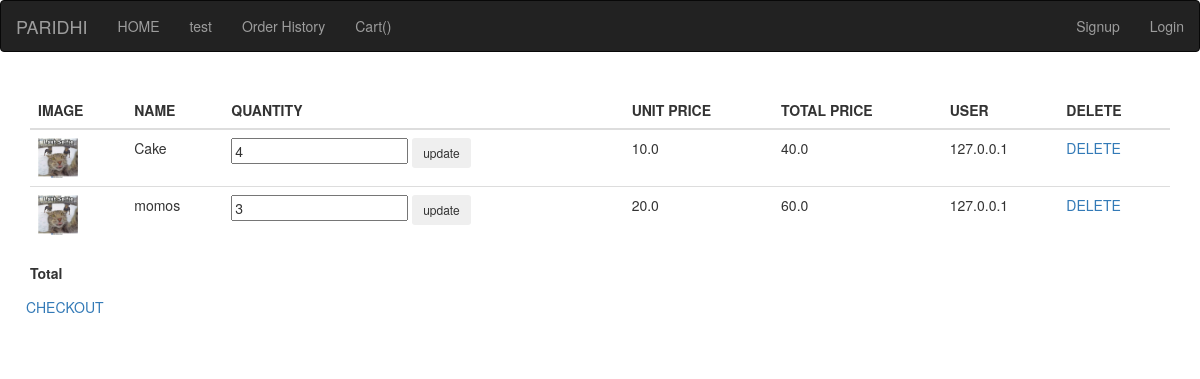
The page /cart on the database its author committed.
### FoodApp/models.py (models this page shows, shortened)
class Cart(models.Model):
    pid = models.IntegerField()
    name = models.CharField(max_length=30)
    quantity = models.IntegerField()
    price = models.FloatField()
    total = models.FloatField()
    user = models.CharField(max_length=30)
    pic = models.CharField(max_length=30)

### FoodApp/views.py (the view)
# urls.py: path('cart',views.viewcart,name='cart'),
def viewcart(request):
    cart = Cart.objects.all()
    c_t = CartTotal.objects.all()
    user = request.user
    ip = request.META['REMOTE_ADDR']
    if request.user.is_anonymous:
        user = ip
    cart = Cart.objects.filter(user=user)
    c_t = CartTotal.objects.filter(user=user)
    return render(request, 'FoodApp/cart.html', {'cart': cart, 'c_total': c_t})

### templates/FoodApp/cart.html (shortened to what this page needs)
{% extends 'FoodApp/product_list.html' %} {%block parentblock%}
<div class="container">
  <div class="container-fluid" align="center">
  </div>
  <table class="table table-hover">
    <thead>
      <tr>
        <th>IMAGE</th>
        <th>NAME</th>
        <th>QUANTITY</th>
        <th>UNIT PRICE</th>
        <th>TOTAL PRICE</th>
        <th>USER</th>
        <th>DELETE</th>
      </tr>
    </thead>
    <tbody>
      {% for prod in cart %}
      <tr>
        <td>
          <a href="details/{{prod.id}}"
            ><img src="{{prod.pic}}" height="40px" width="40px"
          /></a>
        </td>
        <td>{{prod.name}}</td>
        <td>
          <div>
            <form action="update" method="post">
              <input type="number" name="quantity" value="{{prod.quantity}}" />
              <input
                type="submit"
                class="btn btn btn-outline-secondary btn-sm"
                value="update"
              />{% csrf_token %}
            </form>
          </div>
        </td>
        <td>{{prod.price}}</td>
        <td>{{prod.total}}</td>
        <td>{{prod.user}}</td>
        <td><a href="delete/{{prod.id}}">DELETE</a></td>
      </tr>
      {%endfor%}
    </tbody>
  </table>
  <table>
    <tr>
      <th>Total</th>
    </tr>
  </table>
</div>
<div class="btn">
  <a
    href="{% url 'orders' %}"
    type="submit"
    class="btn btn-outline-secondary btn-md"
    value="Check-out"
    >CHECKOUT
  </a>
</div>
{%endblock%}

### rows shown on the page
Cart: pic (picture), name "Cake", quantity "4", price "10.0", total "40.0", user "127.0.0.1"
Cart: pic (picture), name "momos", quantity "3", price "20.0", total "60.0", user "127.0.0.1"
